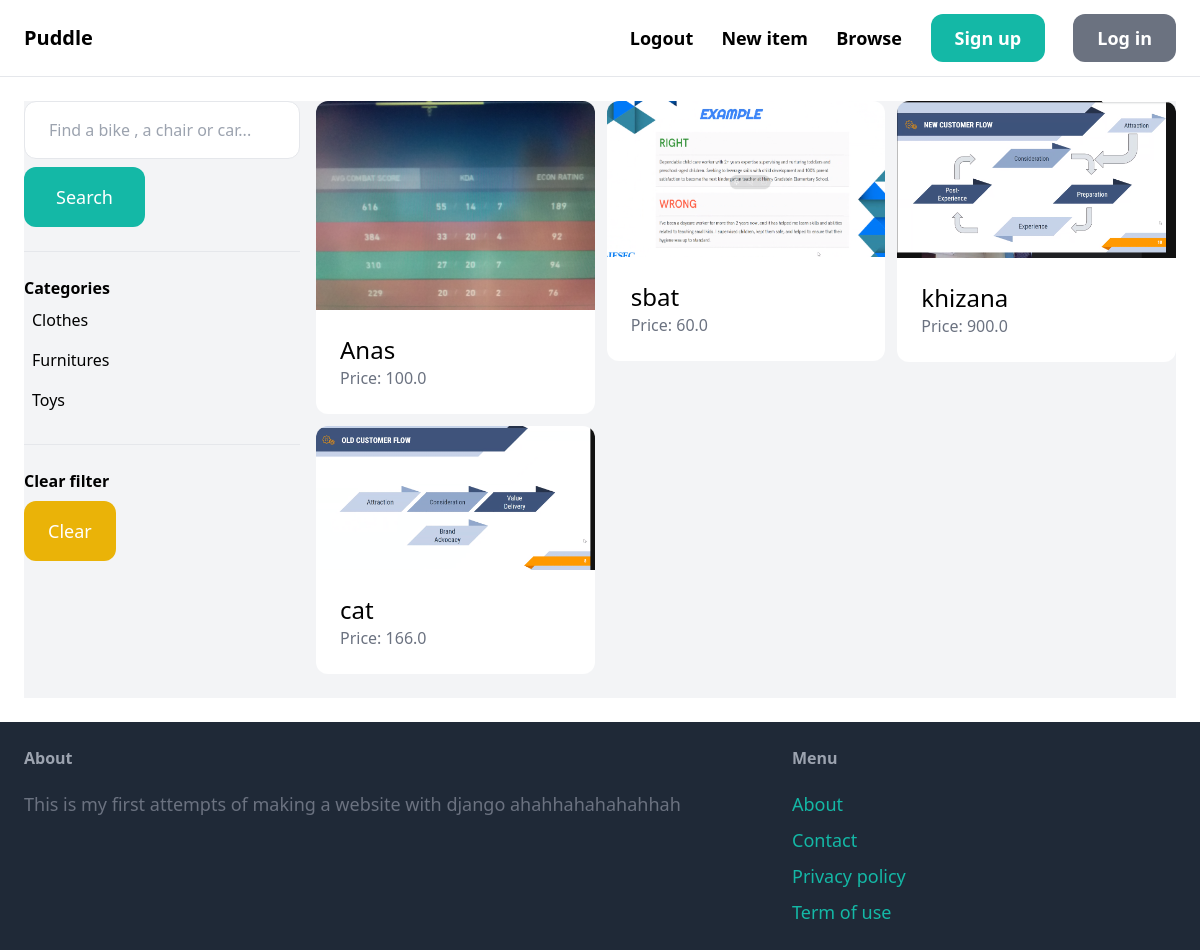
Page /items/ on the earlier database version.
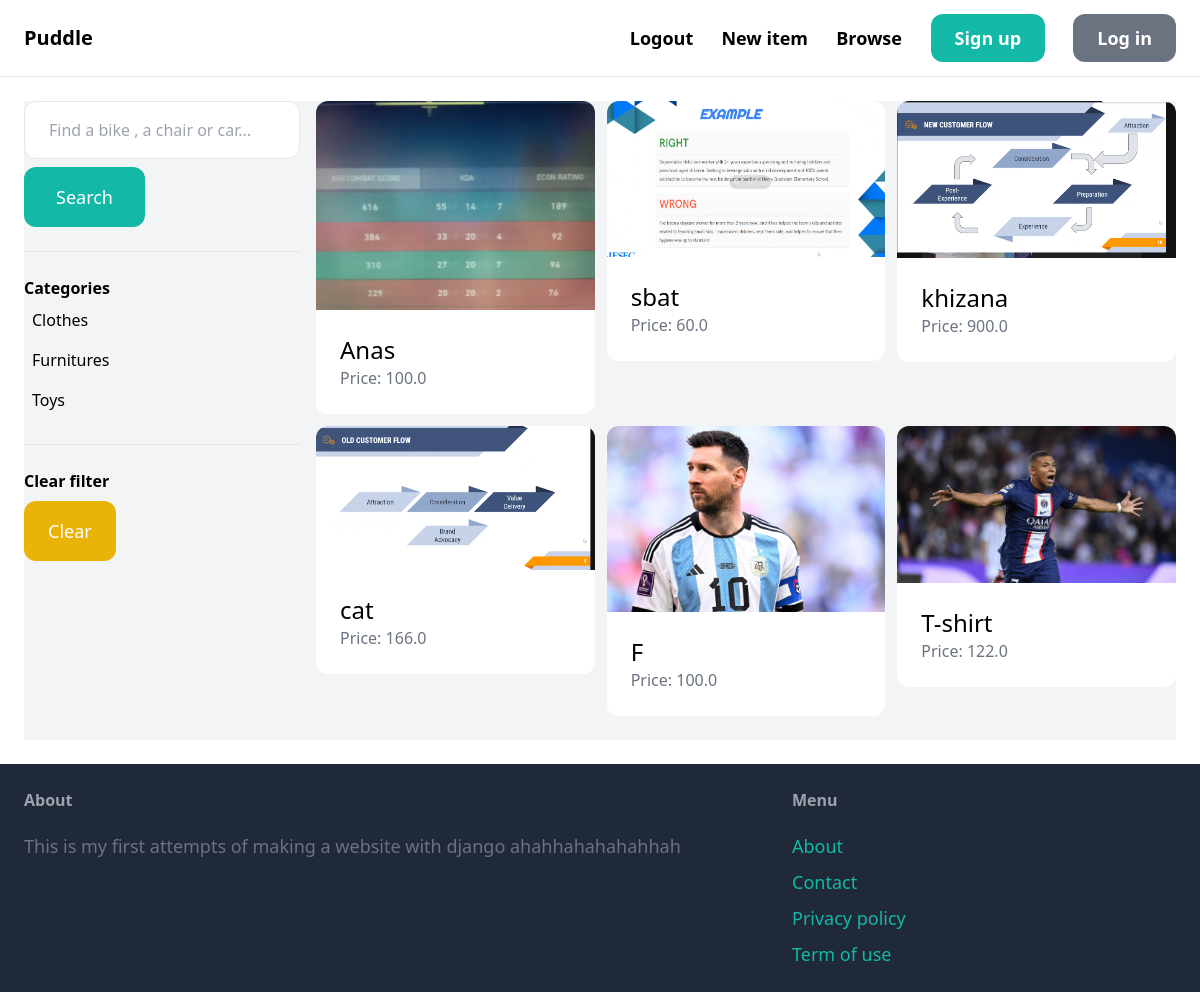
Same page on the later database version.
### item/models.py (models this page shows, shortened)
class Category(models.Model):
    name = models.CharField(max_length=255)
    class Meta:
        ordering = ('name',)
        verbose_name_plural = 'Categories'

class Item(models.Model):
    category = models.ForeignKey(Category, related_name='items', on_delete=models.CASCADE)
    name = models.CharField(max_length=255)
    description = models.TextField(blank=True, null=True)
    price = models.FloatField()
    image = models.ImageField(upload_to='item_images', blank=True, null=True)
    is_sold = models.BooleanField(default=False)
    created_by = models.ForeignKey(User, related_name='items', on_delete=models.CASCADE)
    created_at = models.DateTimeField(auto_now_add=True)

### item/views.py (the view)
# urls.py: path('', views.items, name='items'),
def items(request):
    query = request.GET.get('query', '')
    category_id = request.GET.get('category', 0)
    items = Item.objects.filter(is_sold=False)
    categories = Category.objects.all()
    if category_id:
        items = items.filter(category=category_id)
    if query:
        items = items.filter(name__icontains=query)
    return render(request, 'item/items.html', {
        'items': items,
        'query': query,
        'categories': categories,
        'category_id': int(category_id)
    })

### item/templates/item/items.html (shortened to what this page needs)
{% extends 'core/base.html' %}
{% block content %}
    <div class="pb-6 grid grid-cols-4 gap-4 bg-gray-100">
        <div class="col-span-1">
            <form method="get" action="{% url 'item:items' %}">
                <input type="text" name="query" class="w-full py-4 px-6 border rounded-xl" value="{{ query }}" placeholder="Find a bike , a chair or car...">
                <button class="mt-2 py-4 px-8 text-lg bg-teal-500 text-white rounded-xl">Search</button>
            </form>
            <hr class="my-6">
            <p class="font-semibold">Categories</p>
            <ul>
                {% for category in categories %}
                    <li class="py-2 px-2 rounded-xl {% if category.id == category_id %} bg-gray-200 {% endif %}">
                        <a href="{% url 'item:items' %}?query={{ query }}&category={{ category.id }}">{{ category.name }}</a>
                    </li>
                {% endfor %}
            </ul>
            <hr class="my-6">
            <p class="font-semibold">Clear filter</p>
            <ul>
                    <li>
                        <a href="{% url 'item:items' %}" class="mt-2 py-4 px-6 inline-block bg-yellow-500 text-lg rounded-xl text-white">Clear</a>
                    </li>
            </ul>
        </div>
        <div class="col-span-3">
            <div class="grid grid-cols-3 gap-3">
                {% for item in items %}
                    <div>
                        <a href="{% url 'item:detail' item.id %}">
                            <div>
                                <img src="{{ item.image.url }}" class="rounded-t-xl">
                            </div>
                            <div class="p-6 bg-white rounded-b-xl">
                                <h2 class="text-2xl">{{ item.name }}</h2>
                                <p class="text-gray-500">Price: {{ item.price }}</p>
                            </div>
                        </a>
                    </div>
                {% endfor %}
            </div>
        </div>
    </div>
{% endblock %}

Differences in the rows shown:
added Item: image (picture), name "F", price "100.0"
added Item: image (picture), name "T-shirt", price "122.0"
